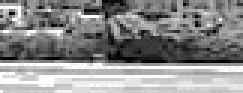
#> input picture project3/uiucTrain/uiucNeg-81-31-05.pgm, 81 x 31 px (shown 3 times larger); its folder holds 4 pictures in this run
$ python task0.py   (older library calls are emulated)
#> lines starting #> are read from the running program, lines starting #| are printed output that depends on the picture

# coding: utf-8

# In[9]:

import os
import numpy as np
import scipy.misc as msc


# In[10]:

def read_data(folder):
    files = os.listdir(folder)
    return files


# In[11]:

train_folder = '../uiucTrain'
train_names = read_data(train_folder)


# In[46]:

def read_and_center(folder, names):
#> called with folder = '../uiucTrain'
    X = np.stack([msc.imread(folder + '/' + f) for f in names], axis=0)
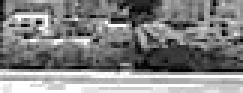
#> input picture project3/uiucTrain/uiucNeg-81-31-09.pgm, 81 x 31 px (shown 3 times larger)
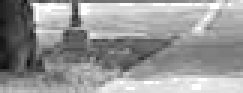
#> input picture project3/uiucTrain/uiucNeg-81-31-106.pgm, 81 x 31 px (shown 3 times larger)
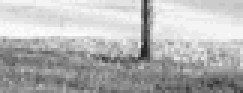
#> input picture project3/uiucTrain/uiucNeg-81-31-1093.pgm, 81 x 31 px (shown 3 times larger)
    shape = X.shape[1:]
#> shape = (31, 81)
    X = [image.flatten() for image in X]
#> X = 4 items
    mean = np.mean(X, axis=0)
#> mean = 2511 values, max 226.8 at index 825, min 47 at index 1507, mean 150.6
    X_center = (X - mean)
    return X_center, mean, shape


# In[47]:

train_images, _, shape = read_and_center(train_folder, train_names)
#> shape = (31, 81)
train_images = [(image, 1 if 'Pos' in train_names[index] else -1) for index, image in enumerate(train_images)]
#> train_images = 4 items


# In[ ]:
